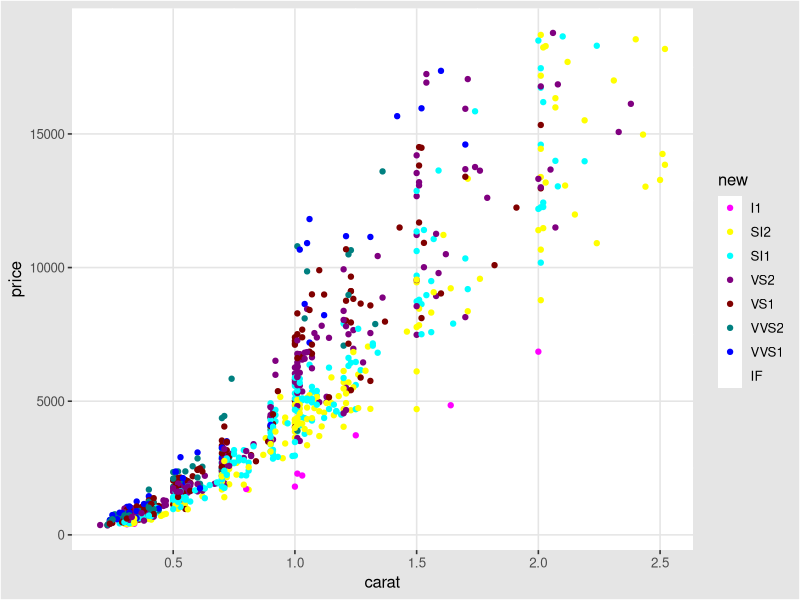

Recreate this plot in R.
## ---- chunk 1
library(ggplot2)
library(ggthemes)
## ---- chunk 2
dsamp <- diamonds[sample(nrow(diamonds), 1000), ]
(qplot(carat, price, data=dsamp, colour=clarity)
 + theme_igray()
 + scale_colour_excel("new"))



